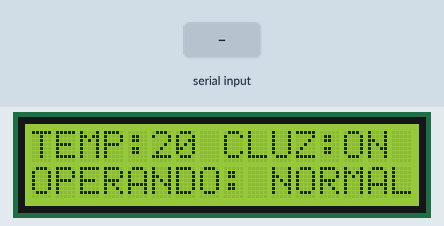
Recording of a sketch running on a simulated Arduino Uno, built with avr-gcc and run on an emulated ATmega328P. On the bench: 16×2 character LCD. The inputs (shaded band) are chosen by the test bench. What the sketch prints to the serial monitor is not drawn.

Above: at 1.2 s.
1.3 s: "T;" received over Serial
At 3.0 s:
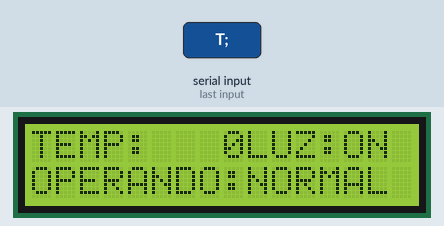
3.8 s: "L;" received over Serial
6.3 s: "C;" received over Serial
Timing chart, 0 to 9.3 s (numbered marks = the images above; inputs shaded):
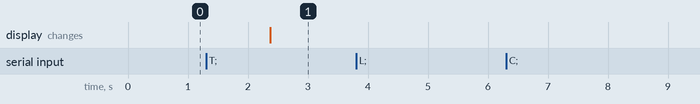

The sketch:

aquario2.ino
```cpp
#include <LiquidCrystal.h>


LiquidCrystal lcd(12, 11, 5, 4, 3, 2);

void setup()
{
  Serial.begin(9600);
  lcd.begin(16, 2);
  lcd.clear();
  lcd.setCursor(0,0);
  lcd.print("TEMP:20 C");
  lcd.setCursor(9,0);
  lcd.print("LUZ:ON ");
  lcd.setCursor(0,1);
  lcd.print("OPERANDO: NORMAL");
}

String comando;
String temperatura="20 C";
String luz="ON ";
String op="NORMAL ";
int valor;

void loop()
{
  if(Serial.available())
  {
    comando = Serial.readStringUntil(';');
    if(comando=="T")
    {
      temperatura = Serial.readStringUntil('C');
      valor = temperatura.toInt();
     temperatura=valor;
     Serial.println("TEMP"+temperatura);
    }
    if(comando=="L")
    {
      luz = Serial.readStringUntil(';');
      Serial.println("LUZ"+luz);
    }
    if(comando=="C")
    {
      op=Serial.readStringUntil(';');
      Serial.println("OPERANDO"+op);
    }
    if(comando=="F")
    {
      op=Serial.readStringUntil(';');
      Serial.println("OPERANDO"+op);
    }
    if(comando=="N")
    {
      op=Serial.readStringUntil(';');
      Serial.println("OPERANDO"+op);
    }
    if(comando=="O")
    {
      op=Serial.readStringUntil(';');
      Serial.println("OPERANDO"+op);
    }
    lcd.setCursor(0,0);
    lcd.print("TEMP:   C");
    lcd.setCursor(0,0);
    lcd.print("TEMP:   "+temperatura);
    lcd.setCursor(13,0);
    lcd.print(luz);
    lcd.setCursor(9,1);
    lcd.print(op);
  }
  delay(100);
}
```

Measured:
- after the input at 1.3 s, the display: changes after 1.1 s (image 1)
- after the input at 3.8 s, every drawn part: stays the same
- after the input at 6.3 s, every drawn part: stays the same
